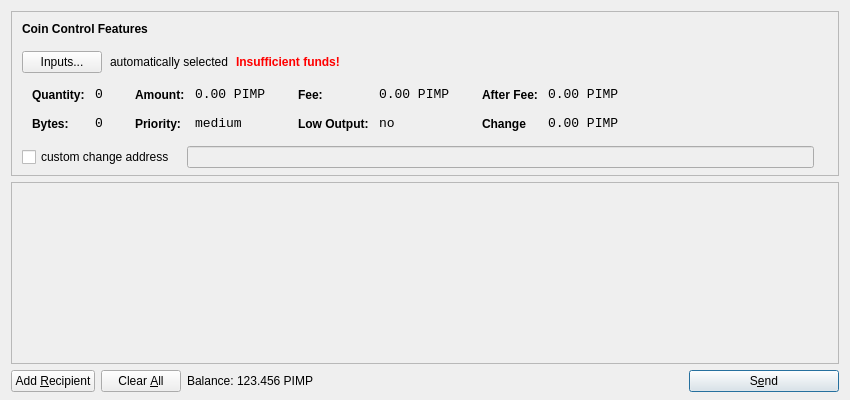
<?xml version="1.0" encoding="UTF-8"?>
<ui version="4.0">
 <class>SendCoinsDialog</class>
 <widget class="QDialog" name="SendCoinsDialog">
  <property name="geometry">
   <rect>
    <x>0</x>
    <y>0</y>
    <width>850</width>
    <height>400</height>
   </rect>
  </property>
  <property name="windowTitle">
   <string>Send Coins</string>
  </property>
  <layout class="QVBoxLayout" name="verticalLayout" stretch="0,1,0">
   <property name="bottomMargin">
    <number>8</number>
   </property>
   <item>
    <widget class="QFrame" name="frameCoinControl">
     <property name="sizePolicy">
      <sizepolicy hsizetype="Expanding" vsizetype="Expanding">
       <horstretch>0</horstretch>
       <verstretch>0</verstretch>
      </sizepolicy>
     </property>
     <property name="maximumSize">
      <size>
       <width>16777215</width>
       <height>16777215</height>
      </size>
     </property>
     <property name="frameShape">
      <enum>QFrame::StyledPanel</enum>
     </property>
     <property name="frameShadow">
      <enum>QFrame::Sunken</enum>
     </property>
     <layout class="QVBoxLayout" name="verticalLayoutCoinControl2">
      <property name="spacing">
       <number>-1</number>
      </property>
      <property name="leftMargin">
       <number>0</number>
      </property>
      <property name="topMargin">
       <number>0</number>
      </property>
      <property name="rightMargin">
       <number>0</number>
      </property>
      <property name="bottomMargin">
       <number>6</number>
      </property>
      <item>
       <layout class="QVBoxLayout" name="verticalLayoutCoinControl" stretch="0,0,0,0,1">
        <property name="spacing">
         <number>0</number>
        </property>
        <property name="leftMargin">
         <number>10</number>
        </property>
        <property name="topMargin">
         <number>10</number>
        </property>
        <item>
         <layout class="QHBoxLayout" name="horizontalLayoutCoinControl1">
          <property name="bottomMargin">
           <number>15</number>
          </property>
          <item>
           <widget class="QLabel" name="labelCoinControlFeatures">
            <property name="sizePolicy">
             <sizepolicy hsizetype="Preferred" vsizetype="Maximum">
              <horstretch>0</horstretch>
              <verstretch>0</verstretch>
             </sizepolicy>
            </property>
            <property name="font">
             <font>
              <weight>75</weight>
              <bold>true</bold>
             </font>
            </property>
            <property name="styleSheet">
             <string notr="true">font-weight:bold;</string>
            </property>
            <property name="text">
             <string>Coin Control Features</string>
            </property>
           </widget>
          </item>
         </layout>
        </item>
        <item>
         <layout class="QHBoxLayout" name="horizontalLayoutCoinControl2" stretch="0,0,0,0">
          <property name="spacing">
           <number>8</number>
          </property>
          <property name="bottomMargin">
           <number>10</number>
          </property>
          <item>
           <widget class="QPushButton" name="pushButtonCoinControl">
            <property name="styleSheet">
             <string notr="true"/>
            </property>
            <property name="text">
             <string>Inputs...</string>
            </property>
           </widget>
          </item>
          <item>
           <widget class="QLabel" name="labelCoinControlAutomaticallySelected">
            <property name="text">
             <string>automatically selected</string>
            </property>
            <property name="margin">
             <number>5</number>
            </property>
           </widget>
          </item>
          <item>
           <widget class="QLabel" name="labelCoinControlInsuffFunds">
            <property name="font">
             <font>
              <weight>75</weight>
              <bold>true</bold>
             </font>
            </property>
            <property name="styleSheet">
             <string notr="true">color:red;font-weight:bold;</string>
            </property>
            <property name="text">
             <string>Insufficient funds!</string>
            </property>
            <property name="margin">
             <number>5</number>
            </property>
           </widget>
          </item>
          <item>
           <spacer name="horizontalSpacerCoinControl">
            <property name="orientation">
             <enum>Qt::Horizontal</enum>
            </property>
            <property name="sizeHint" stdset="0">
             <size>
              <width>40</width>
              <height>1</height>
             </size>
            </property>
           </spacer>
          </item>
         </layout>
        </item>
        <item>
         <widget class="QWidget" name="widgetCoinControl" native="true">
          <property name="sizePolicy">
           <sizepolicy hsizetype="Preferred" vsizetype="Preferred">
            <horstretch>0</horstretch>
            <verstretch>0</verstretch>
           </sizepolicy>
          </property>
          <property name="minimumSize">
           <size>
            <width>0</width>
            <height>0</height>
           </size>
          </property>
          <property name="styleSheet">
           <string notr="true"/>
          </property>
          <layout class="QHBoxLayout" name="horizontalLayoutCoinControl5">
           <property name="margin">
            <number>0</number>
           </property>
           <item>
            <layout class="QHBoxLayout" name="horizontalLayoutCoinControl3" stretch="0,0,0,1">
             <property name="spacing">
              <number>20</number>
             </property>
             <property name="topMargin">
              <number>0</number>
             </property>
             <property name="bottomMargin">
              <number>10</number>
             </property>
             <item>
              <layout class="QFormLayout" name="formLayoutCoinControl1">
               <property name="horizontalSpacing">
                <number>10</number>
               </property>
               <property name="verticalSpacing">
                <number>14</number>
               </property>
               <property name="leftMargin">
                <number>10</number>
               </property>
               <property name="topMargin">
                <number>4</number>
               </property>
               <property name="rightMargin">
                <number>6</number>
               </property>
               <item row="0" column="0">
                <widget class="QLabel" name="labelCoinControlQuantityText">
                 <property name="styleSheet">
                  <string notr="true">font-weight:bold;</string>
                 </property>
                 <property name="text">
                  <string>Quantity:</string>
                 </property>
                 <property name="margin">
                  <number>0</number>
                 </property>
                </widget>
               </item>
               <item row="0" column="1">
                <widget class="QLabel" name="labelCoinControlQuantity">
                 <property name="font">
                  <font>
                   <family>Monospace</family>
                   <pointsize>10</pointsize>
                  </font>
                 </property>
                 <property name="cursor">
                  <cursorShape>IBeamCursor</cursorShape>
                 </property>
                 <property name="contextMenuPolicy">
                  <enum>Qt::ActionsContextMenu</enum>
                 </property>
                 <property name="text">
                  <string>0</string>
                 </property>
                 <property name="margin">
                  <number>0</number>
                 </property>
                 <property name="textInteractionFlags">
                  <set>Qt::LinksAccessibleByMouse|Qt::TextSelectableByKeyboard|Qt::TextSelectableByMouse</set>
                 </property>
                </widget>
               </item>
               <item row="1" column="0">
                <widget class="QLabel" name="labelCoinControlBytesText">
                 <property name="styleSheet">
                  <string notr="true">font-weight:bold;</string>
                 </property>
                 <property name="text">
                  <string>Bytes:</string>
                 </property>
                </widget>
               </item>
               <item row="1" column="1">
                <widget class="QLabel" name="labelCoinControlBytes">
                 <property name="font">
                  <font>
                   <family>Monospace</family>
                   <pointsize>10</pointsize>
                  </font>
                 </property>
                 <property name="cursor">
                  <cursorShape>IBeamCursor</cursorShape>
                 </property>
                 <property name="contextMenuPolicy">
                  <enum>Qt::ActionsContextMenu</enum>
                 </property>
                 <property name="text">
                  <string>0</string>
                 </property>
                 <property name="textInteractionFlags">
                  <set>Qt::LinksAccessibleByMouse|Qt::TextSelectableByKeyboard|Qt::TextSelectableByMouse</set>
                 </property>
                </widget>
               </item>
              </layout>
             </item>
             <item>
              <layout class="QFormLayout" name="formLayoutCoinControl2">
               <property name="horizontalSpacing">
                <number>10</number>
               </property>
               <property name="verticalSpacing">
                <number>14</number>
               </property>
               <property name="leftMargin">
                <number>6</number>
               </property>
               <property name="topMargin">
                <number>4</number>
               </property>
               <property name="rightMargin">
                <number>6</number>
               </property>
               <item row="0" column="0">
                <widget class="QLabel" name="labelCoinControlAmountText">
                 <property name="styleSheet">
                  <string notr="true">font-weight:bold;</string>
                 </property>
                 <property name="text">
                  <string>Amount:</string>
                 </property>
                 <property name="margin">
                  <number>0</number>
                 </property>
                </widget>
               </item>
               <item row="0" column="1">
                <widget class="QLabel" name="labelCoinControlAmount">
                 <property name="font">
                  <font>
                   <family>Monospace</family>
                   <pointsize>10</pointsize>
                  </font>
                 </property>
                 <property name="cursor">
                  <cursorShape>IBeamCursor</cursorShape>
                 </property>
                 <property name="contextMenuPolicy">
                  <enum>Qt::ActionsContextMenu</enum>
                 </property>
                 <property name="text">
                  <string>0.00 PIMP</string>
                 </property>
                 <property name="textInteractionFlags">
                  <set>Qt::LinksAccessibleByMouse|Qt::TextSelectableByKeyboard|Qt::TextSelectableByMouse</set>
                 </property>
                </widget>
               </item>
               <item row="1" column="0">
                <widget class="QLabel" name="labelCoinControlPriorityText">
                 <property name="styleSheet">
                  <string notr="true">font-weight:bold;</string>
                 </property>
                 <property name="text">
                  <string>Priority:</string>
                 </property>
                </widget>
               </item>
               <item row="1" column="1">
                <widget class="QLabel" name="labelCoinControlPriority">
                 <property name="font">
                  <font>
                   <family>Monospace</family>
                   <pointsize>10</pointsize>
                  </font>
                 </property>
                 <property name="cursor">
                  <cursorShape>IBeamCursor</cursorShape>
                 </property>
                 <property name="contextMenuPolicy">
                  <enum>Qt::ActionsContextMenu</enum>
                 </property>
                 <property name="text">
                  <string>medium</string>
                 </property>
                 <property name="textInteractionFlags">
                  <set>Qt::LinksAccessibleByMouse|Qt::TextSelectableByKeyboard|Qt::TextSelectableByMouse</set>
                 </property>
                </widget>
               </item>
              </layout>
             </item>
             <item>
              <layout class="QFormLayout" name="formLayoutCoinControl3">
               <property name="horizontalSpacing">
                <number>10</number>
               </property>
               <property name="verticalSpacing">
                <number>14</number>
               </property>
               <property name="leftMargin">
                <number>6</number>
               </property>
               <property name="topMargin">
                <number>4</number>
               </property>
               <property name="rightMargin">
                <number>6</number>
               </property>
               <item row="0" column="0">
                <widget class="QLabel" name="labelCoinControlFeeText">
                 <property name="styleSheet">
                  <string notr="true">font-weight:bold;</string>
                 </property>
                 <property name="text">
                  <string>Fee:</string>
                 </property>
                 <property name="margin">
                  <number>0</number>
                 </property>
                </widget>
               </item>
               <item row="0" column="1">
                <widget class="QLabel" name="labelCoinControlFee">
                 <property name="font">
                  <font>
                   <family>Monospace</family>
                   <pointsize>10</pointsize>
                  </font>
                 </property>
                 <property name="cursor">
                  <cursorShape>IBeamCursor</cursorShape>
                 </property>
                 <property name="contextMenuPolicy">
                  <enum>Qt::ActionsContextMenu</enum>
                 </property>
                 <property name="text">
                  <string>0.00 PIMP</string>
                 </property>
                 <property name="textInteractionFlags">
                  <set>Qt::LinksAccessibleByMouse|Qt::TextSelectableByKeyboard|Qt::TextSelectableByMouse</set>
                 </property>
                </widget>
               </item>
               <item row="1" column="0">
                <widget class="QLabel" name="labelCoinControlLowOutputText">
                 <property name="styleSheet">
                  <string notr="true">font-weight:bold;</string>
                 </property>
                 <property name="text">
                  <string>Low Output:</string>
                 </property>
                </widget>
               </item>
               <item row="1" column="1">
                <widget class="QLabel" name="labelCoinControlLowOutput">
                 <property name="font">
                  <font>
                   <family>Monospace</family>
                   <pointsize>10</pointsize>
                  </font>
                 </property>
                 <property name="cursor">
                  <cursorShape>IBeamCursor</cursorShape>
                 </property>
                 <property name="contextMenuPolicy">
                  <enum>Qt::ActionsContextMenu</enum>
                 </property>
                 <property name="text">
                  <string>no</string>
                 </property>
                 <property name="textInteractionFlags">
                  <set>Qt::LinksAccessibleByMouse|Qt::TextSelectableByKeyboard|Qt::TextSelectableByMouse</set>
                 </property>
                </widget>
               </item>
              </layout>
             </item>
             <item>
              <layout class="QFormLayout" name="formLayoutCoinControl4">
               <property name="horizontalSpacing">
                <number>10</number>
               </property>
               <property name="verticalSpacing">
                <number>14</number>
               </property>
               <property name="leftMargin">
                <number>6</number>
               </property>
               <property name="topMargin">
                <number>4</number>
               </property>
               <property name="rightMargin">
                <number>6</number>
               </property>
               <item row="0" column="0">
                <widget class="QLabel" name="labelCoinControlAfterFeeText">
                 <property name="styleSheet">
                  <string notr="true">font-weight:bold;</string>
                 </property>
                 <property name="text">
                  <string>After Fee:</string>
                 </property>
                 <property name="margin">
                  <number>0</number>
                 </property>
                </widget>
               </item>
               <item row="0" column="1">
                <widget class="QLabel" name="labelCoinControlAfterFee">
                 <property name="font">
                  <font>
                   <family>Monospace</family>
                   <pointsize>10</pointsize>
                  </font>
                 </property>
                 <property name="cursor">
                  <cursorShape>IBeamCursor</cursorShape>
                 </property>
                 <property name="contextMenuPolicy">
                  <enum>Qt::ActionsContextMenu</enum>
                 </property>
                 <property name="text">
                  <string>0.00 PIMP</string>
                 </property>
                 <property name="textInteractionFlags">
                  <set>Qt::LinksAccessibleByMouse|Qt::TextSelectableByKeyboard|Qt::TextSelectableByMouse</set>
                 </property>
                </widget>
               </item>
               <item row="1" column="0">
                <widget class="QLabel" name="labelCoinControlChangeText">
                 <property name="styleSheet">
                  <string notr="true">font-weight:bold;</string>
                 </property>
                 <property name="text">
                  <string>Change</string>
                 </property>
                </widget>
               </item>
               <item row="1" column="1">
                <widget class="QLabel" name="labelCoinControlChange">
                 <property name="font">
                  <font>
                   <family>Monospace</family>
                   <pointsize>10</pointsize>
                  </font>
                 </property>
                 <property name="cursor">
                  <cursorShape>IBeamCursor</cursorShape>
                 </property>
                 <property name="contextMenuPolicy">
                  <enum>Qt::ActionsContextMenu</enum>
                 </property>
                 <property name="text">
                  <string>0.00 PIMP</string>
                 </property>
                 <property name="textInteractionFlags">
                  <set>Qt::LinksAccessibleByMouse|Qt::TextSelectableByKeyboard|Qt::TextSelectableByMouse</set>
                 </property>
                </widget>
               </item>
              </layout>
             </item>
            </layout>
           </item>
          </layout>
         </widget>
        </item>
        <item>
         <layout class="QHBoxLayout" name="horizontalLayoutCoinControl4" stretch="0,0,0">
          <property name="spacing">
           <number>12</number>
          </property>
          <property name="sizeConstraint">
           <enum>QLayout::SetDefaultConstraint</enum>
          </property>
          <property name="topMargin">
           <number>5</number>
          </property>
          <property name="rightMargin">
           <number>5</number>
          </property>
          <item>
           <widget class="QCheckBox" name="checkBoxCoinControlChange">
            <property name="text">
             <string>custom change address</string>
            </property>
           </widget>
          </item>
          <item>
           <widget class="QLineEdit" name="lineEditCoinControlChange">
            <property name="enabled">
             <bool>false</bool>
            </property>
            <property name="sizePolicy">
             <sizepolicy hsizetype="Expanding" vsizetype="Fixed">
              <horstretch>0</horstretch>
              <verstretch>0</verstretch>
             </sizepolicy>
            </property>
           </widget>
          </item>
          <item>
           <widget class="QLabel" name="labelCoinControlChangeLabel">
            <property name="sizePolicy">
             <sizepolicy hsizetype="Preferred" vsizetype="Expanding">
              <horstretch>0</horstretch>
              <verstretch>0</verstretch>
             </sizepolicy>
            </property>
            <property name="minimumSize">
             <size>
              <width>0</width>
              <height>0</height>
             </size>
            </property>
            <property name="text">
             <string/>
            </property>
            <property name="margin">
             <number>3</number>
            </property>
           </widget>
          </item>
         </layout>
        </item>
        <item>
         <spacer name="verticalSpacerCoinControl">
          <property name="orientation">
           <enum>Qt::Vertical</enum>
          </property>
          <property name="sizeHint" stdset="0">
           <size>
            <width>800</width>
            <height>1</height>
           </size>
          </property>
         </spacer>
        </item>
       </layout>
      </item>
     </layout>
    </widget>
   </item>
   <item>
    <widget class="QScrollArea" name="scrollArea">
     <property name="widgetResizable">
      <bool>true</bool>
     </property>
     <widget class="QWidget" name="scrollAreaWidgetContents">
      <property name="geometry">
       <rect>
        <x>0</x>
        <y>0</y>
        <width>830</width>
        <height>165</height>
       </rect>
      </property>
      <layout class="QVBoxLayout" name="verticalLayout_2">
       <property name="margin">
        <number>0</number>
       </property>
       <item>
        <layout class="QVBoxLayout" name="entries">
         <property name="spacing">
          <number>6</number>
         </property>
        </layout>
       </item>
       <item>
        <spacer name="verticalSpacer">
         <property name="orientation">
          <enum>Qt::Vertical</enum>
         </property>
         <property name="sizeHint" stdset="0">
          <size>
           <width>20</width>
           <height>40</height>
          </size>
         </property>
        </spacer>
       </item>
      </layout>
     </widget>
    </widget>
   </item>
   <item>
    <layout class="QHBoxLayout" name="horizontalLayout">
     <item>
      <widget class="QPushButton" name="addButton">
       <property name="toolTip">
        <string>Send to multiple recipients at once</string>
       </property>
       <property name="text">
        <string>Add &amp;Recipient</string>
       </property>
       <property name="icon">
        <iconset resource="../bitcoin.qrc">
         <normaloff>:/icons/add</normaloff>:/icons/add</iconset>
       </property>
       <property name="autoDefault">
        <bool>false</bool>
       </property>
      </widget>
     </item>
     <item>
      <widget class="QPushButton" name="clearButton">
       <property name="sizePolicy">
        <sizepolicy hsizetype="Minimum" vsizetype="Fixed">
         <horstretch>0</horstretch>
         <verstretch>0</verstretch>
        </sizepolicy>
       </property>
       <property name="toolTip">
        <string>Remove all transaction fields</string>
       </property>
       <property name="text">
        <string>Clear &amp;All</string>
       </property>
       <property name="icon">
        <iconset resource="../bitcoin.qrc">
         <normaloff>:/icons/remove</normaloff>:/icons/remove</iconset>
       </property>
       <property name="autoRepeatDelay">
        <number>300</number>
       </property>
       <property name="autoDefault">
        <bool>false</bool>
       </property>
      </widget>
     </item>
     <item>
      <layout class="QHBoxLayout" name="horizontalLayout_2">
       <property name="spacing">
        <number>3</number>
       </property>
       <item>
        <widget class="QLabel" name="label">
         <property name="sizePolicy">
          <sizepolicy hsizetype="Preferred" vsizetype="Fixed">
           <horstretch>0</horstretch>
           <verstretch>0</verstretch>
          </sizepolicy>
         </property>
         <property name="text">
          <string>Balance:</string>
         </property>
        </widget>
       </item>
       <item>
        <widget class="QLabel" name="labelBalance">
         <property name="sizePolicy">
          <sizepolicy hsizetype="Preferred" vsizetype="Fixed">
           <horstretch>0</horstretch>
           <verstretch>0</verstretch>
          </sizepolicy>
         </property>
         <property name="cursor">
          <cursorShape>IBeamCursor</cursorShape>
         </property>
         <property name="text">
          <string>123.456 PIMP</string>
         </property>
         <property name="textInteractionFlags">
          <set>Qt::LinksAccessibleByMouse|Qt::TextSelectableByKeyboard|Qt::TextSelectableByMouse</set>
         </property>
        </widget>
       </item>
      </layout>
     </item>
     <item>
      <spacer name="horizontalSpacer">
       <property name="orientation">
        <enum>Qt::Horizontal</enum>
       </property>
       <property name="sizeHint" stdset="0">
        <size>
         <width>40</width>
         <height>20</height>
        </size>
       </property>
      </spacer>
     </item>
     <item>
      <widget class="QPushButton" name="sendButton">
       <property name="minimumSize">
        <size>
         <width>150</width>
         <height>0</height>
        </size>
       </property>
       <property name="toolTip">
        <string>Confirm the send action</string>
       </property>
       <property name="text">
        <string>S&amp;end</string>
       </property>
       <property name="icon">
        <iconset resource="../bitcoin.qrc">
         <normaloff>:/icons/send</normaloff>:/icons/send</iconset>
       </property>
       <property name="default">
        <bool>true</bool>
       </property>
      </widget>
     </item>
    </layout>
   </item>
  </layout>
 </widget>
 <resources>
  <include location="../bitcoin.qrc"/>
 </resources>
 <connections/>
</ui>
